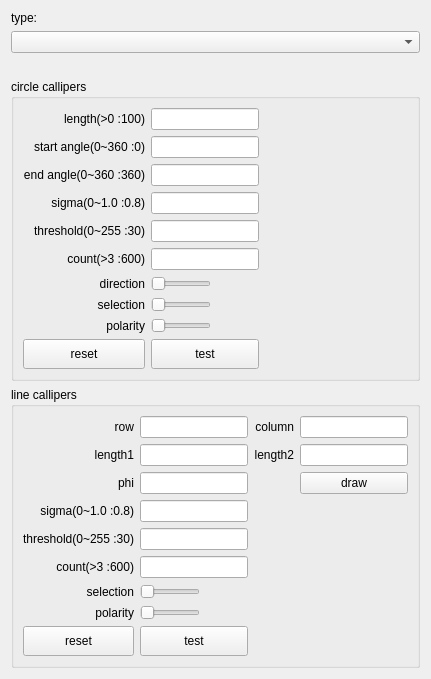
       <widget class="QWidget" name="tab_reprocess">
        <attribute name="title">
         <string>re-process</string>
        </attribute>
        <layout class="QGridLayout" name="gridLayout_12">
         <item row="0" column="0">
          <widget class="QLabel" name="label_19">
           <property name="text">
            <string>type:</string>
           </property>
          </widget>
         </item>
         <item row="1" column="0">
          <widget class="QComboBox" name="reprocess_type"/>
         </item>
         <item row="2" column="0">
          <spacer name="verticalSpacer_7">
           <property name="orientation">
            <enum>Qt::Vertical</enum>
           </property>
           <property name="sizeType">
            <enum>QSizePolicy::Fixed</enum>
           </property>
           <property name="sizeHint" stdset="0">
            <size>
             <width>20</width>
             <height>20</height>
            </size>
           </property>
          </spacer>
         </item>
         <item row="3" column="0">
          <widget class="QGroupBox" name="reprocess_group_circle_callipers">
           <property name="title">
            <string>circle callipers</string>
           </property>
           <layout class="QGridLayout" name="gridLayout_7">
            <item row="0" column="0">
             <widget class="QLabel" name="label_5">
              <property name="text">
               <string>length(&gt;0 :100)</string>
              </property>
              <property name="alignment">
               <set>Qt::AlignRight|Qt::AlignTrailing|Qt::AlignVCenter</set>
              </property>
             </widget>
            </item>
            <item row="10" column="0">
             <widget class="QLabel" name="label_13">
              <property name="text">
               <string>polarity</string>
              </property>
              <property name="alignment">
               <set>Qt::AlignRight|Qt::AlignTrailing|Qt::AlignVCenter</set>
              </property>
             </widget>
            </item>
            <item row="0" column="1" colspan="2">
             <widget class="QLineEdit" name="reprocess_length"/>
            </item>
            <item row="6" column="1">
             <widget class="QSlider" name="reprocess_direction">
              <property name="maximumSize">
               <size>
                <width>60</width>
                <height>16777215</height>
               </size>
              </property>
              <property name="maximum">
               <number>1</number>
              </property>
              <property name="orientation">
               <enum>Qt::Horizontal</enum>
              </property>
             </widget>
            </item>
            <item row="0" column="3">
             <spacer name="horizontalSpacer_3">
              <property name="orientation">
               <enum>Qt::Horizontal</enum>
              </property>
              <property name="sizeHint" stdset="0">
               <size>
                <width>40</width>
                <height>20</height>
               </size>
              </property>
             </spacer>
            </item>
            <item row="5" column="0">
             <widget class="QLabel" name="label_10">
              <property name="text">
               <string>count(&gt;3 :600)</string>
              </property>
              <property name="alignment">
               <set>Qt::AlignRight|Qt::AlignTrailing|Qt::AlignVCenter</set>
              </property>
             </widget>
            </item>
            <item row="4" column="0">
             <widget class="QLabel" name="label_9">
              <property name="text">
               <string>threshold(0~255 :30)</string>
              </property>
              <property name="alignment">
               <set>Qt::AlignRight|Qt::AlignTrailing|Qt::AlignVCenter</set>
              </property>
             </widget>
            </item>
            <item row="2" column="0">
             <widget class="QLabel" name="label_7">
              <property name="text">
               <string>end angle(0~360 :360)</string>
              </property>
              <property name="alignment">
               <set>Qt::AlignRight|Qt::AlignTrailing|Qt::AlignVCenter</set>
              </property>
             </widget>
            </item>
            <item row="10" column="1">
             <widget class="QSlider" name="reprocess_polarity">
              <property name="maximumSize">
               <size>
                <width>60</width>
                <height>16777215</height>
               </size>
              </property>
              <property name="maximum">
               <number>1</number>
              </property>
              <property name="orientation">
               <enum>Qt::Horizontal</enum>
              </property>
             </widget>
            </item>
            <item row="7" column="0">
             <widget class="QLabel" name="label_12">
              <property name="text">
               <string>selection</string>
              </property>
              <property name="alignment">
               <set>Qt::AlignRight|Qt::AlignTrailing|Qt::AlignVCenter</set>
              </property>
             </widget>
            </item>
            <item row="5" column="1" colspan="2">
             <widget class="QLineEdit" name="reprocess_count"/>
            </item>
            <item row="4" column="1" colspan="2">
             <widget class="QLineEdit" name="reprocess_threshold"/>
            </item>
            <item row="2" column="1" colspan="2">
             <widget class="QLineEdit" name="reprocess_end_angle"/>
            </item>
            <item row="7" column="1">
             <widget class="QSlider" name="reprocess_select">
              <property name="maximumSize">
               <size>
                <width>60</width>
                <height>16777215</height>
               </size>
              </property>
              <property name="maximum">
               <number>1</number>
              </property>
              <property name="orientation">
               <enum>Qt::Horizontal</enum>
              </property>
             </widget>
            </item>
            <item row="3" column="1" colspan="2">
             <widget class="QLineEdit" name="reprocess_sigma"/>
            </item>
            <item row="1" column="0">
             <widget class="QLabel" name="label_6">
              <property name="text">
               <string>start angle(0~360 :0)</string>
              </property>
              <property name="alignment">
               <set>Qt::AlignRight|Qt::AlignTrailing|Qt::AlignVCenter</set>
              </property>
             </widget>
            </item>
            <item row="1" column="1" colspan="2">
             <widget class="QLineEdit" name="reprocess_start_angle"/>
            </item>
            <item row="6" column="0">
             <widget class="QLabel" name="label_11">
              <property name="text">
               <string>direction</string>
              </property>
              <property name="alignment">
               <set>Qt::AlignRight|Qt::AlignTrailing|Qt::AlignVCenter</set>
              </property>
             </widget>
            </item>
            <item row="3" column="0">
             <widget class="QLabel" name="label_8">
              <property name="text">
               <string>sigma(0~1.0 :0.8)</string>
              </property>
              <property name="alignment">
               <set>Qt::AlignRight|Qt::AlignTrailing|Qt::AlignVCenter</set>
              </property>
             </widget>
            </item>
            <item row="11" column="1" colspan="2">
             <widget class="QToolButton" name="reprocess_circle_callipers_test">
              <property name="sizePolicy">
               <sizepolicy hsizetype="Preferred" vsizetype="Fixed">
                <horstretch>0</horstretch>
                <verstretch>0</verstretch>
               </sizepolicy>
              </property>
              <property name="minimumSize">
               <size>
                <width>0</width>
                <height>30</height>
               </size>
              </property>
              <property name="text">
               <string>test</string>
              </property>
             </widget>
            </item>
            <item row="11" column="0">
             <widget class="QToolButton" name="reprocess_circle_callipers_reset">
              <property name="sizePolicy">
               <sizepolicy hsizetype="Preferred" vsizetype="Fixed">
                <horstretch>0</horstretch>
                <verstretch>0</verstretch>
               </sizepolicy>
              </property>
              <property name="minimumSize">
               <size>
                <width>0</width>
                <height>30</height>
               </size>
              </property>
              <property name="text">
               <string>reset</string>
              </property>
             </widget>
            </item>
           </layout>
          </widget>
         </item>
         <item row="4" column="0">
          <widget class="QGroupBox" name="reprocess_group_circle_callipers_2">
           <property name="title">
            <string>line callipers</string>
           </property>
           <layout class="QGridLayout" name="gridLayout_11">
            <item row="10" column="0">
             <widget class="QToolButton" name="rereprocess_line_callipers_reset">
              <property name="sizePolicy">
               <sizepolicy hsizetype="Preferred" vsizetype="Fixed">
                <horstretch>0</horstretch>
                <verstretch>0</verstretch>
               </sizepolicy>
              </property>
              <property name="minimumSize">
               <size>
                <width>0</width>
                <height>30</height>
               </size>
              </property>
              <property name="text">
               <string>reset</string>
              </property>
             </widget>
            </item>
            <item row="0" column="0">
             <widget class="QLabel" name="label_22">
              <property name="text">
               <string>row</string>
              </property>
              <property name="alignment">
               <set>Qt::AlignRight|Qt::AlignTrailing|Qt::AlignVCenter</set>
              </property>
             </widget>
            </item>
            <item row="2" column="4">
             <widget class="QPushButton" name="reprocess_line_callipers_draw">
              <property name="text">
               <string>draw</string>
              </property>
             </widget>
            </item>
            <item row="6" column="0">
             <widget class="QLabel" name="label_35">
              <property name="text">
               <string>selection</string>
              </property>
              <property name="alignment">
               <set>Qt::AlignRight|Qt::AlignTrailing|Qt::AlignVCenter</set>
              </property>
             </widget>
            </item>
            <item row="4" column="1" colspan="2">
             <widget class="QLineEdit" name="reprocess_line_7"/>
            </item>
            <item row="1" column="1" colspan="2">
             <widget class="QLineEdit" name="reprocess_line_3"/>
            </item>
            <item row="4" column="0">
             <widget class="QLabel" name="label_33">
              <property name="text">
               <string>threshold(0~255 :30)</string>
              </property>
              <property name="alignment">
               <set>Qt::AlignRight|Qt::AlignTrailing|Qt::AlignVCenter</set>
              </property>
             </widget>
            </item>
            <item row="0" column="3">
             <widget class="QLabel" name="label_40">
              <property name="text">
               <string>column</string>
              </property>
              <property name="alignment">
               <set>Qt::AlignRight|Qt::AlignTrailing|Qt::AlignVCenter</set>
              </property>
             </widget>
            </item>
            <item row="0" column="4">
             <widget class="QLineEdit" name="reprocess_line_2"/>
            </item>
            <item row="1" column="3">
             <widget class="QLabel" name="label_41">
              <property name="text">
               <string>length2</string>
              </property>
              <property name="alignment">
               <set>Qt::AlignRight|Qt::AlignTrailing|Qt::AlignVCenter</set>
              </property>
             </widget>
            </item>
            <item row="6" column="1">
             <widget class="QSlider" name="reprocess_line_9">
              <property name="maximumSize">
               <size>
                <width>60</width>
                <height>16777215</height>
               </size>
              </property>
              <property name="maximum">
               <number>1</number>
              </property>
              <property name="orientation">
               <enum>Qt::Horizontal</enum>
              </property>
             </widget>
            </item>
            <item row="3" column="1" colspan="2">
             <widget class="QLineEdit" name="reprocess_line_6"/>
            </item>
            <item row="1" column="4">
             <widget class="QLineEdit" name="reprocess_line_4"/>
            </item>
            <item row="3" column="0">
             <widget class="QLabel" name="label_38">
              <property name="text">
               <string>sigma(0~1.0 :0.8)</string>
              </property>
              <property name="alignment">
               <set>Qt::AlignRight|Qt::AlignTrailing|Qt::AlignVCenter</set>
              </property>
             </widget>
            </item>
            <item row="10" column="1" colspan="2">
             <widget class="QToolButton" name="reprocess_line_callipers_test">
              <property name="sizePolicy">
               <sizepolicy hsizetype="Preferred" vsizetype="Fixed">
                <horstretch>0</horstretch>
                <verstretch>0</verstretch>
               </sizepolicy>
              </property>
              <property name="minimumSize">
               <size>
                <width>0</width>
                <height>30</height>
               </size>
              </property>
              <property name="text">
               <string>test</string>
              </property>
             </widget>
            </item>
            <item row="5" column="1" colspan="2">
             <widget class="QLineEdit" name="reprocess_line_8"/>
            </item>
            <item row="2" column="1" colspan="2">
             <widget class="QLineEdit" name="reprocess_line_5"/>
            </item>
            <item row="0" column="1" colspan="2">
             <widget class="QLineEdit" name="reprocess_line_1"/>
            </item>
            <item row="9" column="1">
             <widget class="QSlider" name="reprocess_line_10">
              <property name="maximumSize">
               <size>
                <width>60</width>
                <height>16777215</height>
               </size>
              </property>
              <property name="maximum">
               <number>1</number>
              </property>
              <property name="orientation">
               <enum>Qt::Horizontal</enum>
              </property>
             </widget>
            </item>
            <item row="1" column="0">
             <widget class="QLabel" name="label_39">
              <property name="text">
               <string>length1</string>
              </property>
              <property name="alignment">
               <set>Qt::AlignRight|Qt::AlignTrailing|Qt::AlignVCenter</set>
              </property>
             </widget>
            </item>
            <item row="9" column="0">
             <widget class="QLabel" name="label_31">
              <property name="text">
               <string>polarity</string>
              </property>
              <property name="alignment">
               <set>Qt::AlignRight|Qt::AlignTrailing|Qt::AlignVCenter</set>
              </property>
             </widget>
            </item>
            <item row="5" column="0">
             <widget class="QLabel" name="label_32">
              <property name="text">
               <string>count(&gt;3 :600)</string>
              </property>
              <property name="alignment">
               <set>Qt::AlignRight|Qt::AlignTrailing|Qt::AlignVCenter</set>
              </property>
             </widget>
            </item>
            <item row="2" column="0">
             <widget class="QLabel" name="label_36">
              <property name="text">
               <string>phi</string>
              </property>
              <property name="alignment">
               <set>Qt::AlignRight|Qt::AlignTrailing|Qt::AlignVCenter</set>
              </property>
             </widget>
            </item>
           </layout>
          </widget>
         </item>
        </layout>
       </widget>
